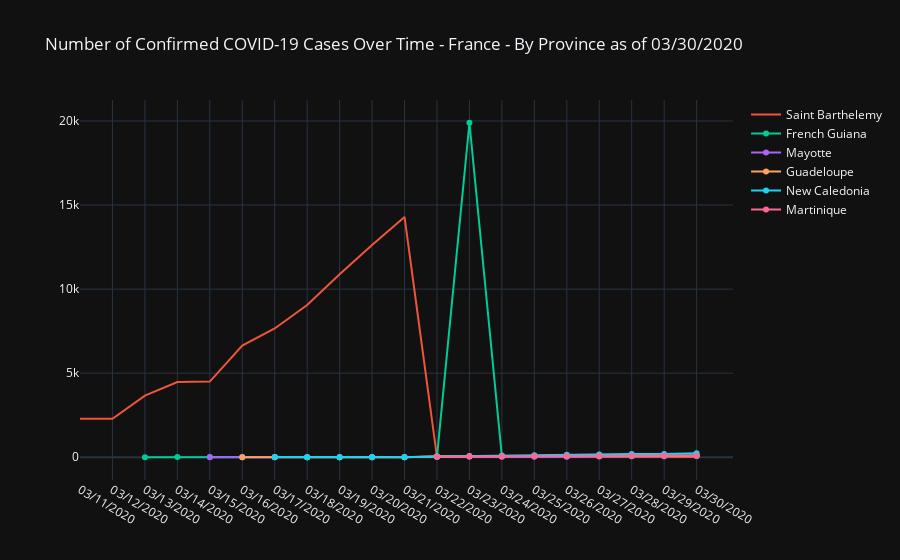

The cell this chart's notebook holds for it:
### Code cell
fig = go.Figure()
for province in provinces:
 
    fig.add_trace(go.Scatter(
        x=confirmed[confirmed['Province']==province]['Date'],
        y=confirmed[confirmed['Province']==province]['Confirmed'],
        name = province, 
        connectgaps=True 
    ))
fig.update_layout(title="Number of Confirmed COVID-19 Cases Over Time - France - By Province" + ' as of ' + ondate)       
fig.show()

### Figure 1 — Plotly figure (JSON) as saved in the notebook; plotly's stock layout.template omitted (floating-point values rounded to 4 significant figures)
{"data": [{"connectgaps": true, "name": "nan", "type": "scatter", "x": [], "y": []}, {"connectgaps": true, "name": "Saint Barthelemy", "type": "scatter", "x": ["03/11/2020", "03/12/2020", "03/13/2020", "03/14/2020", "03/15/2020", "03/16/2020", "03/17/2020", "03/18/2020", "03/19/2020", "03/20/2020", "03/21/2020", "03/22/2020", "03/23/2020", "03/24/2020", "03/25/2020", "03/26/2020", "03/27/2020", "03/28/2020", "03/29/2020", "03/30/2020"], "y": [2284, 2284, 3664, 4472, 4502, 6638, 7657, 9049, 10878, 12619, 14289, 8, 11, 11, 14, 14, 16, 16, 16, 21]}, {"connectgaps": true, "name": "French Guiana", "type": "scatter", "x": ["03/13/2020", "03/14/2020", "03/15/2020", "03/16/2020", "03/17/2020", "03/18/2020", "03/19/2020", "03/20/2020", "03/21/2020", "03/22/2020", "03/23/2020", "03/24/2020", "03/25/2020", "03/26/2020", "03/27/2020", "03/28/2020", "03/29/2020", "03/30/2020"], "y": [3, 8, 10, 8, 10, 3, 6, 11, 15, 33, 19894, 48, 53, 58, 58, 58, 58, 79]}, {"connectgaps": true, "name": "Mayotte", "type": "scatter", "x": ["03/15/2020", "03/16/2020", "03/17/2020", "03/18/2020", "03/19/2020", "03/20/2020", "03/21/2020", "03/22/2020", "03/23/2020", "03/24/2020", "03/25/2020", "03/26/2020", "03/27/2020", "03/28/2020", "03/29/2020", "03/30/2020"], "y": [1, 1, 1, 0, 0, 0, 0, 11, 24, 36, 36, 36, 50, 63, 63, 82]}, {"connectgaps": true, "name": "Guadeloupe", "type": "scatter", "x": ["03/16/2020", "03/17/2020", "03/18/2020", "03/19/2020", "03/20/2020", "03/21/2020", "03/22/2020", "03/23/2020", "03/24/2020", "03/25/2020", "03/26/2020", "03/27/2020", "03/28/2020", "03/29/2020", "03/30/2020"], "y": [3, 6, 0, 0, 0, 0, 56, 62, 62, 73, 73, 73, 102, 106, 106]}, {"connectgaps": true, "name": "New Caledonia", "type": "scatter", "x": ["03/17/2020", "03/18/2020", "03/19/2020", "03/20/2020", "03/21/2020", "03/22/2020", "03/23/2020", "03/24/2020", "03/25/2020", "03/26/2020", "03/27/2020", "03/28/2020", "03/29/2020", "03/30/2020"], "y": [9, 0, 2, 2, 4, 51, 79, 104, 125, 149, 160, 198, 198, 239]}, {"connectgaps": true, "name": "Martinique", "type": "scatter", "x": ["03/22/2020", "03/23/2020", "03/24/2020", "03/25/2020", "03/26/2020", "03/27/2020", "03/28/2020", "03/29/2020", "03/30/2020"], "y": [37, 53, 57, 66, 66, 81, 93, 93, 93]}], "layout": {"title": {"text": "Number of Confirmed COVID-19 Cases Over Time - France - By Province as of 03/30/2020"}}}
